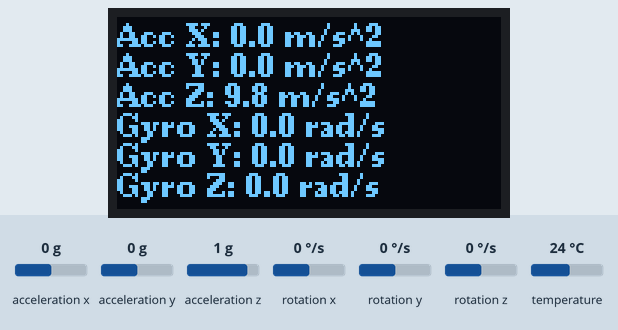
Simulated run of this sketch. Board: Arduino Uno, built with avr-gcc and run on an emulated ATmega328P. Shown: 128×64 one-colour display. The inputs (shaded band) are chosen by the test bench; at power-on: rotation x 0 °/s, acceleration x 0 g, acceleration y 0 g, acceleration z 1 g, rotation y 0 °/s, rotation z 0 °/s, temperature 24 °C. What the sketch prints to the serial monitor is not drawn.

Above: at 3.2 s.
3.3 s: rotation x set to -100 °/s
At 4.2 s:
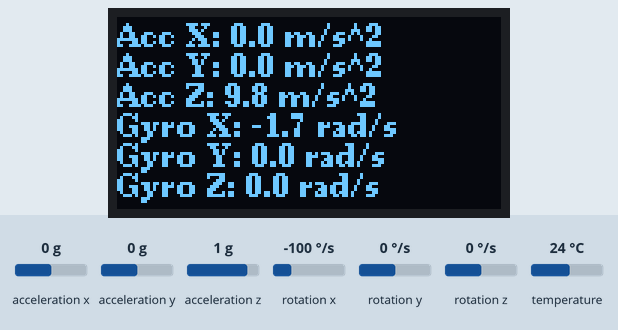
5.0 s: acceleration x set to -1.4 g
At 6.3 s:
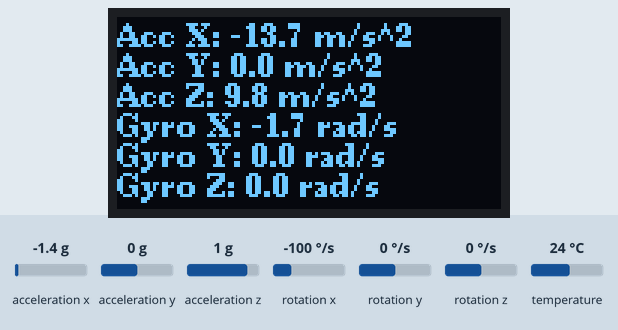
6.6 s: acceleration y set to -1.4 g
At 7.9 s:
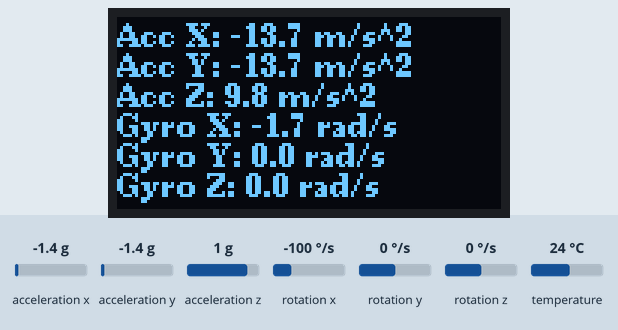
8.3 s: acceleration z set to -1.4 g
At 9.6 s:
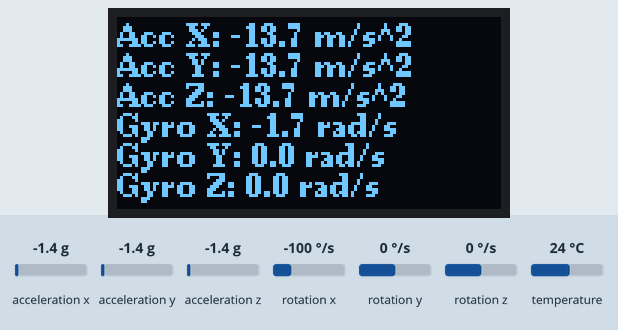
9.9 s: acceleration x set to -0.8 g
At 10.8 s:
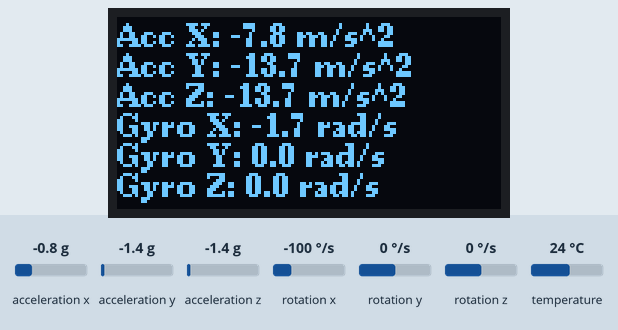
Timing chart, 0 to 12.6 s (numbered marks = the images above; inputs shaded):
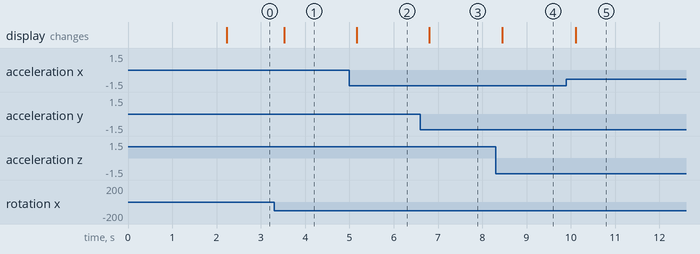

Measured:
- after the input at 3.3 s, the display: changes after 0.23 s (image 1)
- after the input at 5.0 s, the display: changes after 0.16 s (image 2)
- after the input at 6.6 s, the display: changes after 0.20 s (image 3)
- after the input at 8.3 s, the display: changes after 0.15 s (image 4)
- after the input at 9.9 s, the display: changes after 0.21 s (image 5)

The sketch:

LED.ino
```cpp
#include <Wire.h>
#include <Adafruit_MPU6050.h>
#include <U8g2lib.h>

Adafruit_MPU6050 mpu;  // Khởi tạo đối tượng MPU6050

// Khởi tạo màn hình OLED sử dụng U8g2lib
U8G2_SSD1306_128X64_NONAME_F_HW_I2C u8g2(U8G2_R0, /* reset=*/ U8X8_PIN_NONE, /* clock=*/ 22, /* data=*/ 21);

void setup() {
  Serial.begin(115200);  // Khởi tạo giao tiếp Serial

  // Khởi tạo màn hình OLED
  u8g2.begin();

  // Kiểm tra cảm biến MPU6050
  if (!mpu.begin()) {
    Serial.println(F("MPU6050 không kết nối"));
    while (1);
  }

  // In thông tin cảm biến lên màn hình OLED
  u8g2.clearBuffer();  // Xóa bộ đệm màn hình
  u8g2.setFont(u8g2_font_ncenB08_tr);  // Chọn font chữ
  u8g2.drawStr(0, 10, "MPU6050 kết nối!");  // In thông điệp lên màn hình
  u8g2.sendBuffer();  // Hiển thị lên màn hình
  delay(2000);  // Đợi 2 giây
}

void loop() {
  // Đọc dữ liệu từ MPU6050
  sensors_event_t a, g, temp;
  mpu.getEvent(&a, &g, &temp);  // Đọc gia tốc (a), tốc độ quay (g), và nhiệt độ (temp)

  // Hiển thị dữ liệu gyroscope (tốc độ quay) trên màn hình OLED
  u8g2.clearBuffer();  // Xóa bộ đệm màn hình

  u8g2.setCursor(0, 10);  // Đặt con trỏ tại vị trí
  u8g2.print(F("Acc X: "));
  u8g2.print(a.acceleration.x, 1);  // Hiển thị gia tốc theo trục X
  u8g2.print(F(" m/s^2"));

  u8g2.setCursor(0, 20);
  u8g2.print(F("Acc Y: "));
  u8g2.print(a.acceleration.y, 1);  // Hiển thị gia tốc theo trục Y
  u8g2.print(F(" m/s^2"));

  u8g2.setCursor(0, 30);
  u8g2.print(F("Acc Z: "));
  u8g2.print(a.acceleration.z, 1);  // Hiển thị gia tốc theo trục Z
  u8g2.print(F(" m/s^2"));

  u8g2.setCursor(0, 40);  // Đặt con trỏ tại vị trí
  u8g2.print(F("Gyro X: "));
  u8g2.print(g.gyro.x, 1);  // Hiển thị tốc độ quay theo trục X
  u8g2.print(F(" rad/s"));

  u8g2.setCursor(0, 50);
  u8g2.print(F("Gyro Y: "));
  u8g2.print(g.gyro.y, 1);  // Hiển thị tốc độ quay theo trục Y
  u8g2.print(F(" rad/s"));

  u8g2.setCursor(0, 60);
  u8g2.print(F("Gyro Z: "));
  u8g2.print(g.gyro.z, 1);  // Hiển thị tốc độ quay theo trục Z
  u8g2.print(F(" rad/s"));

  u8g2.sendBuffer();  // Cập nhật màn hình


  // In thông tin sau khi hiệu chỉnh ra Serial Monitor
    Serial.print("Gia tốc sau hiệu chỉnh: ");
    Serial.print("X: "); Serial.print(a.acceleration.x); Serial.print(" m/s^2, ");
    Serial.print("Y: "); Serial.print(a.acceleration.y); Serial.print(" m/s^2, ");
    Serial.print("Z: "); Serial.print(a.acceleration.z); Serial.println(" m/s^2");

    Serial.print("Con quay hồi chuyển sau hiệu chỉnh: ");
    Serial.print("X: "); Serial.print(g.gyro.x); Serial.print(" rad/s, ");
    Serial.print("Y: "); Serial.print(g.gyro.y); Serial.print(" rad/s, ");
    Serial.print("Z: "); Serial.print(g.gyro.z); Serial.println(" rad/s");

  delay(10);         // Đợi nửa giây
}
```
